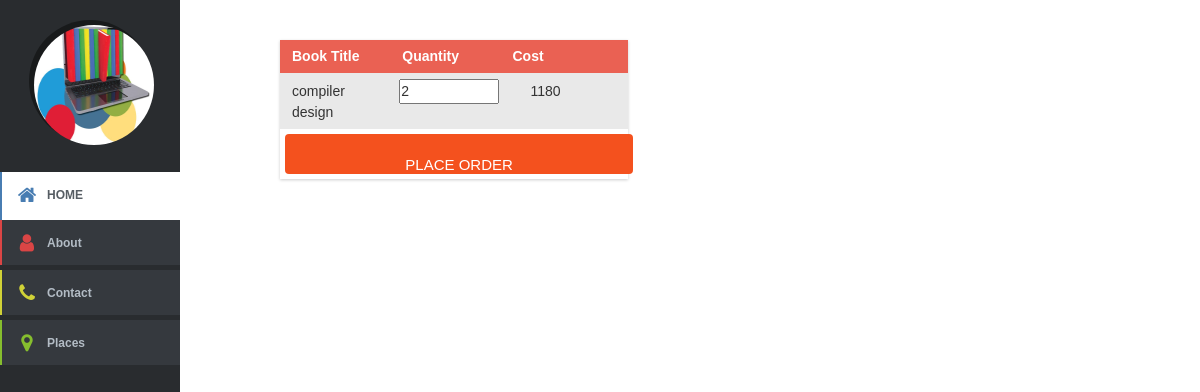
/USER/pur.php (signed in), run on the app's committed database.
### tables this page shows
CREATE TABLE `cart` (
  `u_id` int(6) NOT NULL,
  `BOOKID` int(10) NOT NULL,
  `qty` int(10) NOT NULL
);

CREATE TABLE `BOOK` (
  `BOOKID` int(10) UNSIGNED NOT NULL,
  `AUTHOR` varchar(45) NOT NULL,
  `PUBLICATION` varchar(45) NOT NULL,
  `CATEGORY` varchar(45) NOT NULL,
  `READABLE` tinyint(1) NOT NULL,
  `BOOKTITLE` varchar(40) NOT NULL,
  `Booklink` varchar(50) NOT NULL,
  `QUANTITY` int(10) NOT NULL
);

CREATE TABLE `PRICE` (
  `s_id` int(6) NOT NULL,
  `BOOKID` int(10) NOT NULL,
  `price` int(4) NOT NULL
);

### USER/pur.php (the view, shortened to what this page needs)
<html>
<head>
<link rel="stylesheet" href="../list-template/assets/css/article-lists/article-list-vertical.css">
<link rel="stylesheet" href="../USER/cart.css">
</head>
<body>
<?php
$servername = "localhost";
$username = "root";
$password = "";
$dbname="DBMS_PROJECT";
$conn = new mysqli($servername,$username,$password,$dbname);
include '../common/sidebar.php';
if(!(isset($_SESSION['u_id']) && !empty($_SESSION['u_id'])))
{
	echo '<div class="blank"></div>
		  <div style="padding-top:10px;background-color:black;margin-left:350px;width:50%;font-family:cursive;font-size:30px;color:white;">
		  you are not logged in.......</div>
		  <a href="../USER/userlogin.php">
		 <button class="button btnlogin" style="vertical-align:middle;float:right;">
		 <span style="color:white;">LOGIN PLEASE</span>
		 </button></a>';
	echo'<section style="margin-left:180px;margin-top:480px;">';
	include '../common/footer.php';
	echo '</section>';
}
else
{
		echo '<div class="wrapper" style="float:left;margin-left:20%;">
									  <div class="table">
										<div class="row header">
										  <div class="cell">
											Book Title
										  </div>
										  <div class="cell">
											Quantity
										  </div>
										  <div class="cell" style="margin-left:40%;">
											Cost
										  </div>
										</div>';
	echo "<form action='../USER/userpurchase.php' method='POST'>";
	echo "<table>";
	$php_uid = $_SESSION['u_id'];
	$sql = "Select * from cart  natural join BOOK  natural join PRICE where u_id ='$php_uid'";
	$res = $conn->query($sql);
	if($res->num_rows > 0 )
	{
		$i=0;
		while($row=$res->fetch_assoc())
		{
					if($row['QUANTITY'] < $row['qty'])
			{
				$qty_overflow=1;
				$items=$row['QUANTITY'];
				$warning="max no of items u can purchase are".$items;
				$price = $row['QUANTITY'] * $row['price'];
			}
			else
			{
				$items=$row['qty'];
				$price = $row['qty'] * $row['price'];
				$warning='';
			}
													 echo ' <div class="row">
															  <div class="cell">'
																	.$row["BOOKTITLE"].'
															  </div>
															  <div class="cell">';
														echo		"<input type='number' style='width:100px;'name='".$i."q' class='sad'  id =".$i." value='".$items."' onchange ='myfunc(\"". $row['price']."\",\"".$i ."\")' min='0' max=".$row['QUANTITY']. ">".
					$warning;
								echo'							  </div>
															  <div class="cell">';
													echo		  "<div id='".$i."p'> ".$price ."</div> ";
													echo'			  </div>
															  <div class="cell">
																<input type="hidden"  name="u_id"  value='.$php_uid.'>
															  </div>
															  <div class="cell">';
															echo	'</div>
															  </form>
															</div>';
	$i=$i+1;
		}
	echo '<a href="../USER/userpurchase.php"><button class="button" style="vertical-align:middle;font-size:15px;width:100%;height:30px;"><span> PLACE ORDER </span></button> </a>'  ;
	}
else
{
	echo "YOUR CART IS EMPTY <a href='../USER/buyinterface.php'>ADD </a>SOME ITEMS ";
}
}
?>
</body>
</html>

### common/home.css (style rules this page uses)
html { position: relative; min-height: 100%; }
body { margin-bottom: 0px; }

### assets/demo.css (style rules this page uses)
html { background-color: #fff; }
body { font:14px/1.5 Arial, Helvetica, sans-serif; padding:0; margin:0; }

### assets/sidebar-collapse.css (style rules this page uses)
body { margin: 0; padding: 0; }

### freebie-footer-templates/css/demo.css (style rules this page uses)
* { padding:0; margin:0; }
html { background-color: #eaf0f2; }
body { font:14px/1.5 Arial, Helvetica, sans-serif; }

### USER/cart.css (style rules this page uses)
.wrapper { margin: 0 auto; padding: 40px; max-width: 800px; }
.table { margin: 0 0 40px 0; width: 100%; box-shadow: 0 1px 3px rgba(0, 0, 0, 0.2); display: table; }
.row { display: table-row; background: #f6f6f6; margin:0px; }
.row:nth-of-type(odd) { background: #e9e9e9; }
.row.header { font-weight: 900; color: #ffffff; background: #ea6153; width:100%; float:left ; }
.cell { padding: 6px 12px; display: table-cell; width:30%; }

### USER/pur.php (style rules this page uses)
.button { display: inline-block; border-radius: 4px; background-color: #f4511e; border: none; color: #FFFFFF; text-align: center; font-size: 28px; padding: 20px; width: 200px; transition: all 0.5s; cursor: pointer; margin: 5px; }
.button span { cursor: pointer; display: inline-block; position: relative; transition: 0.5s; }
.button span:after { content: '»'; position: absolute; opacity: 0; top: 0; right: -20px; transition: 0.5s; }
.cell { width:40%; }

### data on the page
cart: BOOKID.BOOKTITLE "compiler design", qty "2", qty.price "1180"
